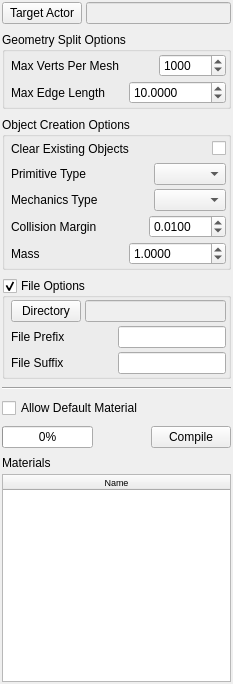
<?xml version="1.0" encoding="UTF-8"?>
<ui version="4.0">
 <class>PhysicsCompilerPanel</class>
 <widget class="QWidget" name="PhysicsCompilerPanel">
  <property name="geometry">
   <rect>
    <x>0</x>
    <y>0</y>
    <width>233</width>
    <height>684</height>
   </rect>
  </property>
  <property name="sizePolicy">
   <sizepolicy hsizetype="Preferred" vsizetype="Minimum">
    <horstretch>0</horstretch>
    <verstretch>0</verstretch>
   </sizepolicy>
  </property>
  <property name="minimumSize">
   <size>
    <width>0</width>
    <height>380</height>
   </size>
  </property>
  <property name="windowTitle">
   <string>Form</string>
  </property>
  <layout class="QVBoxLayout" name="mLayout">
   <property name="spacing">
    <number>8</number>
   </property>
   <property name="margin">
    <number>2</number>
   </property>
   <item>
    <layout class="QHBoxLayout" name="horizontalLayout_3">
     <property name="spacing">
      <number>4</number>
     </property>
     <item>
      <widget class="QPushButton" name="mButtonTargetActor">
       <property name="sizePolicy">
        <sizepolicy hsizetype="Minimum" vsizetype="Fixed">
         <horstretch>0</horstretch>
         <verstretch>0</verstretch>
        </sizepolicy>
       </property>
       <property name="maximumSize">
        <size>
         <width>90</width>
         <height>16777215</height>
        </size>
       </property>
       <property name="text">
        <string>Target Actor</string>
       </property>
      </widget>
     </item>
     <item>
      <widget class="QLineEdit" name="mTargetActorName">
       <property name="enabled">
        <bool>false</bool>
       </property>
      </widget>
     </item>
    </layout>
   </item>
   <item>
    <widget class="QGroupBox" name="mGeometryOptions">
     <property name="title">
      <string>Geometry Split Options</string>
     </property>
     <property name="flat">
      <bool>true</bool>
     </property>
     <layout class="QVBoxLayout" name="verticalLayout_2">
      <property name="spacing">
       <number>4</number>
      </property>
      <property name="leftMargin">
       <number>6</number>
      </property>
      <property name="topMargin">
       <number>2</number>
      </property>
      <property name="rightMargin">
       <number>2</number>
      </property>
      <property name="bottomMargin">
       <number>2</number>
      </property>
      <item>
       <layout class="QHBoxLayout" name="horizontalLayout_2">
        <property name="spacing">
         <number>4</number>
        </property>
        <item>
         <widget class="QLabel" name="label">
          <property name="text">
           <string>Max Verts Per Mesh</string>
          </property>
         </widget>
        </item>
        <item>
         <spacer name="horizontalSpacer_3">
          <property name="orientation">
           <enum>Qt::Horizontal</enum>
          </property>
          <property name="sizeHint" stdset="0">
           <size>
            <width>40</width>
            <height>20</height>
           </size>
          </property>
         </spacer>
        </item>
        <item>
         <widget class="QSpinBox" name="mMaxVertsPerMesh">
          <property name="minimum">
           <number>3</number>
          </property>
          <property name="maximum">
           <number>2000000000</number>
          </property>
          <property name="singleStep">
           <number>50</number>
          </property>
          <property name="value">
           <number>1000</number>
          </property>
         </widget>
        </item>
       </layout>
      </item>
      <item>
       <layout class="QHBoxLayout" name="horizontalLayout">
        <property name="spacing">
         <number>4</number>
        </property>
        <item>
         <widget class="QLabel" name="label_2">
          <property name="text">
           <string>Max Edge Length</string>
          </property>
         </widget>
        </item>
        <item>
         <spacer name="horizontalSpacer">
          <property name="orientation">
           <enum>Qt::Horizontal</enum>
          </property>
          <property name="sizeHint" stdset="0">
           <size>
            <width>40</width>
            <height>20</height>
           </size>
          </property>
         </spacer>
        </item>
        <item>
         <widget class="QDoubleSpinBox" name="mMaxEdgeLength">
          <property name="decimals">
           <number>4</number>
          </property>
          <property name="maximum">
           <double>10000000.000000000000000</double>
          </property>
          <property name="singleStep">
           <double>0.250000000000000</double>
          </property>
          <property name="value">
           <double>10.000000000000000</double>
          </property>
         </widget>
        </item>
       </layout>
      </item>
     </layout>
    </widget>
   </item>
   <item>
    <widget class="QGroupBox" name="mObjectOptions">
     <property name="title">
      <string>Object Creation Options</string>
     </property>
     <property name="flat">
      <bool>true</bool>
     </property>
     <layout class="QVBoxLayout" name="verticalLayout_3">
      <property name="spacing">
       <number>4</number>
      </property>
      <property name="leftMargin">
       <number>6</number>
      </property>
      <property name="topMargin">
       <number>2</number>
      </property>
      <property name="rightMargin">
       <number>2</number>
      </property>
      <property name="bottomMargin">
       <number>2</number>
      </property>
      <item>
       <layout class="QHBoxLayout" name="horizontalLayout_11">
        <property name="spacing">
         <number>4</number>
        </property>
        <item>
         <widget class="QLabel" name="label_9">
          <property name="text">
           <string>Clear Existing Objects</string>
          </property>
         </widget>
        </item>
        <item>
         <spacer name="horizontalSpacer_9">
          <property name="orientation">
           <enum>Qt::Horizontal</enum>
          </property>
          <property name="sizeHint" stdset="0">
           <size>
            <width>40</width>
            <height>20</height>
           </size>
          </property>
         </spacer>
        </item>
        <item>
         <widget class="QCheckBox" name="mClearExistingObjects">
          <property name="text">
           <string/>
          </property>
         </widget>
        </item>
       </layout>
      </item>
      <item>
       <layout class="QHBoxLayout" name="horizontalLayout_8">
        <property name="spacing">
         <number>4</number>
        </property>
        <item>
         <widget class="QLabel" name="label_6">
          <property name="text">
           <string>Primitive Type</string>
          </property>
         </widget>
        </item>
        <item>
         <spacer name="horizontalSpacer_6">
          <property name="orientation">
           <enum>Qt::Horizontal</enum>
          </property>
          <property name="sizeHint" stdset="0">
           <size>
            <width>40</width>
            <height>20</height>
           </size>
          </property>
         </spacer>
        </item>
        <item>
         <widget class="QComboBox" name="mPrimitiveType"/>
        </item>
       </layout>
      </item>
      <item>
       <layout class="QHBoxLayout" name="horizontalLayout_9">
        <property name="spacing">
         <number>4</number>
        </property>
        <item>
         <widget class="QLabel" name="label_7">
          <property name="text">
           <string>Mechanics Type</string>
          </property>
         </widget>
        </item>
        <item>
         <spacer name="horizontalSpacer_7">
          <property name="orientation">
           <enum>Qt::Horizontal</enum>
          </property>
          <property name="sizeHint" stdset="0">
           <size>
            <width>40</width>
            <height>20</height>
           </size>
          </property>
         </spacer>
        </item>
        <item>
         <widget class="QComboBox" name="mMechanicsType"/>
        </item>
       </layout>
      </item>
      <item>
       <layout class="QHBoxLayout" name="horizontalLayout_10">
        <property name="spacing">
         <number>4</number>
        </property>
        <item>
         <widget class="QLabel" name="label_8">
          <property name="text">
           <string>Collision Margin</string>
          </property>
         </widget>
        </item>
        <item>
         <spacer name="horizontalSpacer_8">
          <property name="orientation">
           <enum>Qt::Horizontal</enum>
          </property>
          <property name="sizeHint" stdset="0">
           <size>
            <width>40</width>
            <height>20</height>
           </size>
          </property>
         </spacer>
        </item>
        <item>
         <widget class="QDoubleSpinBox" name="mCollisionMargin">
          <property name="decimals">
           <number>4</number>
          </property>
          <property name="maximum">
           <double>100.000000000000000</double>
          </property>
          <property name="singleStep">
           <double>0.250000000000000</double>
          </property>
          <property name="value">
           <double>0.010000000000000</double>
          </property>
         </widget>
        </item>
       </layout>
      </item>
      <item>
       <layout class="QHBoxLayout" name="horizontalLayout_5">
        <property name="spacing">
         <number>4</number>
        </property>
        <item>
         <widget class="QLabel" name="label_4">
          <property name="text">
           <string>Mass</string>
          </property>
         </widget>
        </item>
        <item>
         <spacer name="horizontalSpacer_4">
          <property name="orientation">
           <enum>Qt::Horizontal</enum>
          </property>
          <property name="sizeHint" stdset="0">
           <size>
            <width>40</width>
            <height>20</height>
           </size>
          </property>
         </spacer>
        </item>
        <item>
         <widget class="QDoubleSpinBox" name="mMass">
          <property name="decimals">
           <number>4</number>
          </property>
          <property name="maximum">
           <double>1000000000.000000000000000</double>
          </property>
          <property name="singleStep">
           <double>0.250000000000000</double>
          </property>
          <property name="value">
           <double>1.000000000000000</double>
          </property>
         </widget>
        </item>
       </layout>
      </item>
     </layout>
    </widget>
   </item>
   <item>
    <widget class="QGroupBox" name="mFileOptions">
     <property name="title">
      <string>File Options</string>
     </property>
     <property name="flat">
      <bool>true</bool>
     </property>
     <property name="checkable">
      <bool>true</bool>
     </property>
     <layout class="QVBoxLayout" name="verticalLayout_4">
      <property name="spacing">
       <number>4</number>
      </property>
      <property name="leftMargin">
       <number>6</number>
      </property>
      <property name="topMargin">
       <number>2</number>
      </property>
      <property name="rightMargin">
       <number>2</number>
      </property>
      <property name="bottomMargin">
       <number>2</number>
      </property>
      <item>
       <layout class="QHBoxLayout" name="horizontalLayout_13">
        <property name="spacing">
         <number>4</number>
        </property>
        <item>
         <widget class="QPushButton" name="mButtonTargetDirectory">
          <property name="maximumSize">
           <size>
            <width>70</width>
            <height>16777215</height>
           </size>
          </property>
          <property name="text">
           <string>Directory</string>
          </property>
         </widget>
        </item>
        <item>
         <widget class="QLineEdit" name="mTargetDirectory">
          <property name="enabled">
           <bool>false</bool>
          </property>
         </widget>
        </item>
       </layout>
      </item>
      <item>
       <layout class="QHBoxLayout" name="horizontalLayout_12">
        <property name="spacing">
         <number>4</number>
        </property>
        <item>
         <widget class="QLabel" name="label_10">
          <property name="text">
           <string>File Prefix</string>
          </property>
         </widget>
        </item>
        <item>
         <spacer name="horizontalSpacer_10">
          <property name="orientation">
           <enum>Qt::Horizontal</enum>
          </property>
          <property name="sizeHint" stdset="0">
           <size>
            <width>40</width>
            <height>20</height>
           </size>
          </property>
         </spacer>
        </item>
        <item>
         <widget class="QLineEdit" name="mFilePrefix">
          <property name="toolTip">
           <string>Prefix to add to file names for generated physics files.</string>
          </property>
         </widget>
        </item>
       </layout>
      </item>
      <item>
       <layout class="QHBoxLayout" name="horizontalLayout_7">
        <property name="spacing">
         <number>4</number>
        </property>
        <item>
         <widget class="QLabel" name="label_5">
          <property name="text">
           <string>File Suffix</string>
          </property>
         </widget>
        </item>
        <item>
         <spacer name="horizontalSpacer_5">
          <property name="orientation">
           <enum>Qt::Horizontal</enum>
          </property>
          <property name="sizeHint" stdset="0">
           <size>
            <width>40</width>
            <height>20</height>
           </size>
          </property>
         </spacer>
        </item>
        <item>
         <widget class="QLineEdit" name="mFileSuffix">
          <property name="toolTip">
           <string>Suffix to append to the file name if object geometry is split into multiple parts.</string>
          </property>
         </widget>
        </item>
       </layout>
      </item>
     </layout>
    </widget>
   </item>
   <item>
    <widget class="Line" name="line_3">
     <property name="orientation">
      <enum>Qt::Horizontal</enum>
     </property>
    </widget>
   </item>
   <item>
    <layout class="QHBoxLayout" name="horizontalLayout_6">
     <property name="topMargin">
      <number>0</number>
     </property>
     <item>
      <widget class="QCheckBox" name="mAllowDefaultMaterial">
       <property name="text">
        <string>Allow Default Material</string>
       </property>
      </widget>
     </item>
    </layout>
   </item>
   <item>
    <layout class="QHBoxLayout" name="horizontalLayout_4">
     <property name="spacing">
      <number>4</number>
     </property>
     <item>
      <widget class="QProgressBar" name="mProgress">
       <property name="maximum">
        <number>1000</number>
       </property>
       <property name="value">
        <number>0</number>
       </property>
      </widget>
     </item>
     <item>
      <spacer name="horizontalSpacer_2">
       <property name="orientation">
        <enum>Qt::Horizontal</enum>
       </property>
       <property name="sizeHint" stdset="0">
        <size>
         <width>40</width>
         <height>20</height>
        </size>
       </property>
      </spacer>
     </item>
     <item>
      <widget class="QPushButton" name="mButtonCompile">
       <property name="text">
        <string>Compile</string>
       </property>
      </widget>
     </item>
    </layout>
   </item>
   <item>
    <layout class="QVBoxLayout" name="verticalLayout">
     <property name="spacing">
      <number>4</number>
     </property>
     <item>
      <widget class="QLabel" name="label_3">
       <property name="text">
        <string>Materials</string>
       </property>
      </widget>
     </item>
     <item>
      <widget class="QTableWidget" name="mMaterialList">
       <property name="sizePolicy">
        <sizepolicy hsizetype="Expanding" vsizetype="MinimumExpanding">
         <horstretch>0</horstretch>
         <verstretch>0</verstretch>
        </sizepolicy>
       </property>
       <property name="font">
        <font>
         <pointsize>7</pointsize>
        </font>
       </property>
       <property name="contextMenuPolicy">
        <enum>Qt::CustomContextMenu</enum>
       </property>
       <property name="columnCount">
        <number>1</number>
       </property>
       <attribute name="horizontalHeaderStretchLastSection">
        <bool>true</bool>
       </attribute>
       <column>
        <property name="text">
         <string>Name</string>
        </property>
       </column>
      </widget>
     </item>
    </layout>
   </item>
  </layout>
 </widget>
 <resources/>
 <connections/>
</ui>
